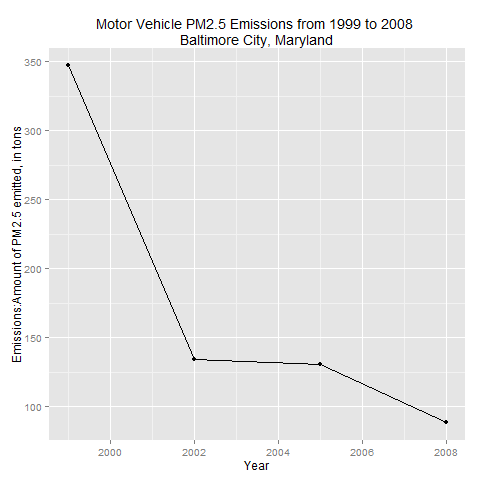

Here is the R script that generated this plot:
#==============================================================================
# LUCAS RODRIGUES AMARAL
#==============================================================================
# Function plot5(): 
# How have emissions from motor vehicle sources changed from 1999–2008 in 
# Baltimore City?
#==============================================================================
plot5 <- function() {
        
        
        # Test if the dataset has been already created.
        if(!exists("dsPlot5")) {
                
                print("Reading plot5 dataset ...")
                
                dsPlot5 <<- sqldf("select       a.year                  as year
                                                ,sum(a.Emissions)       as Emissions 
                                  from          dsNEI a 
                                                ,dsSCC b 
                                  where         a.SCC = b.SCC
                                        and     lower(b.EI_Sector) like '%vehicles%'
                                        and     fips = '24510'
                                  group by      a.year
                                  order by      a.year", 
                                  drv='SQLite')
                
        }
        
        par(mfrow = c(1, 1))
        
        png(file=".\\plot5.png")

        # Creates the plot
        p <- qplot(x=year, 
                   y=Emissions, 
                   data=dsPlot5,
                   geom=c("point", "line"),
                   xlab="Year", 
                   ylab="Emissions:Amount of PM2.5 emitted, in tons",
                   main="Motor Vehicle PM2.5 Emissions from 1999 to 2008 \nBaltimore City, Maryland")
        
        print(p)
        
        
        dev.off()
}
